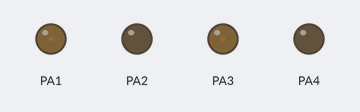
Bench run of a sketch on a simulated STM32 Blue Pill. On the bench: output pins drawn as LEDs (lit = HIGH).

Above: at 0.05 s.
At 3.0 s:
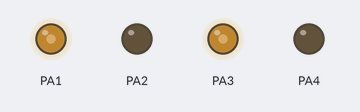
At 6.0 s:
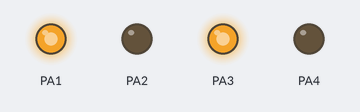
At 12.0 s:
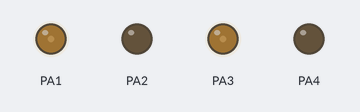
Timing chart, 0 to 17.3 s (numbered marks = the images above):
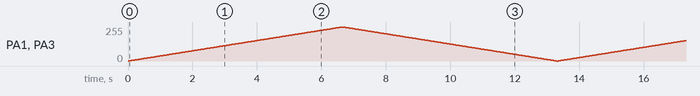

The sketch:

test-11_STM32F103_L298_motor_driver.ino
```cpp
void setup() {
  pinMode(PA1,PWM);
  pinMode(PA2,OUTPUT);
  pinMode(PA3,PWM);
  pinMode(PA4,OUTPUT);

}

void loop() {
  /*
  pwmWrite(PA1,65535);
  digitalWrite(PA2,0);
  pwmWrite(PA3,65535);
  digitalWrite(PA4,0);*/

  for(int i = 0; i<65535; i+=10){
    pwmWrite(PA1,i);
    digitalWrite(PA2,0);
    pwmWrite(PA3,i);
    digitalWrite(PA4,0);
    delay(1);
  }
  for(int i = 65535; i>0; i-=10){
    pwmWrite(PA1,i);
    digitalWrite(PA2,0);
    pwmWrite(PA3,i);
    digitalWrite(PA4,0);
    delay(1);
  }


}
```
